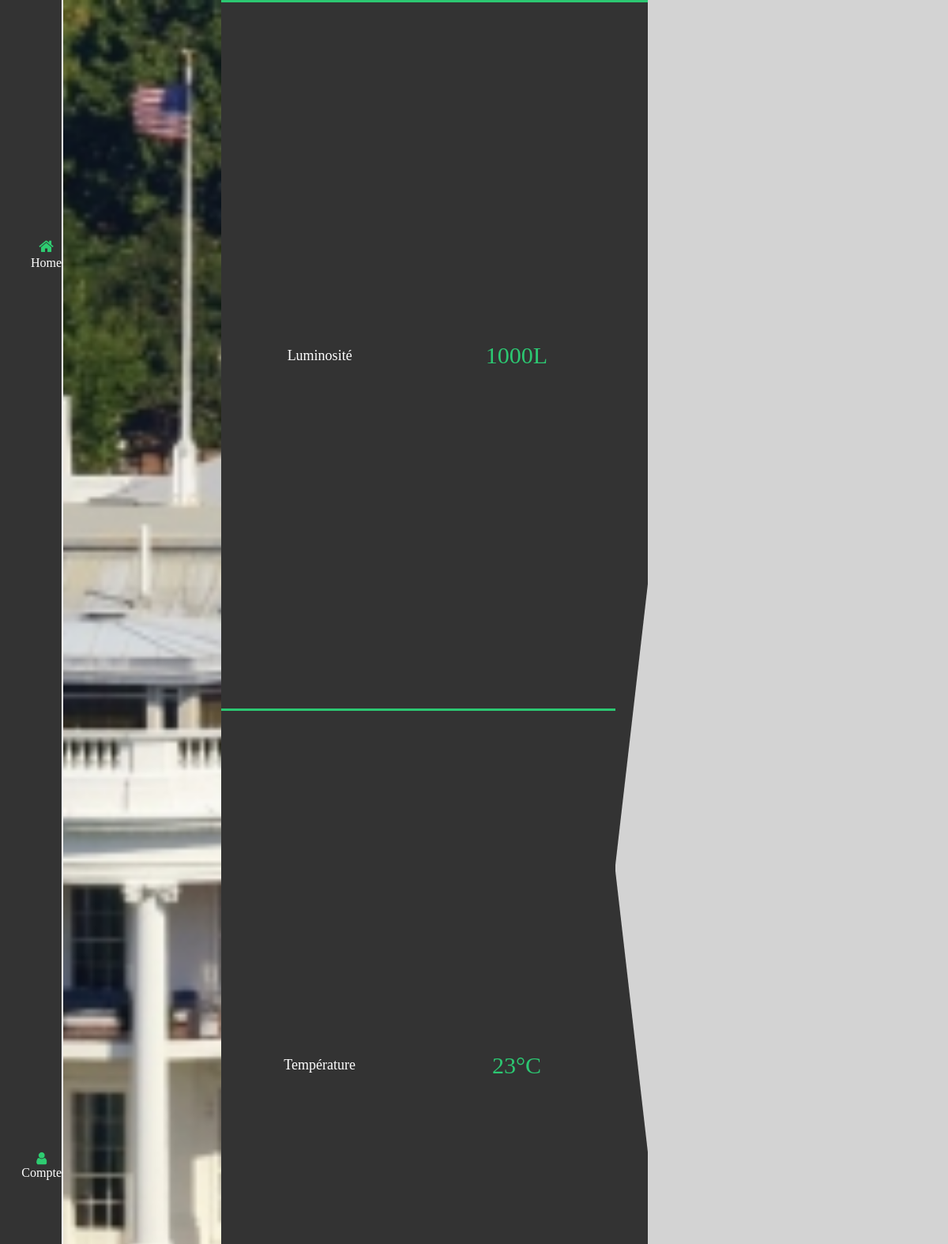
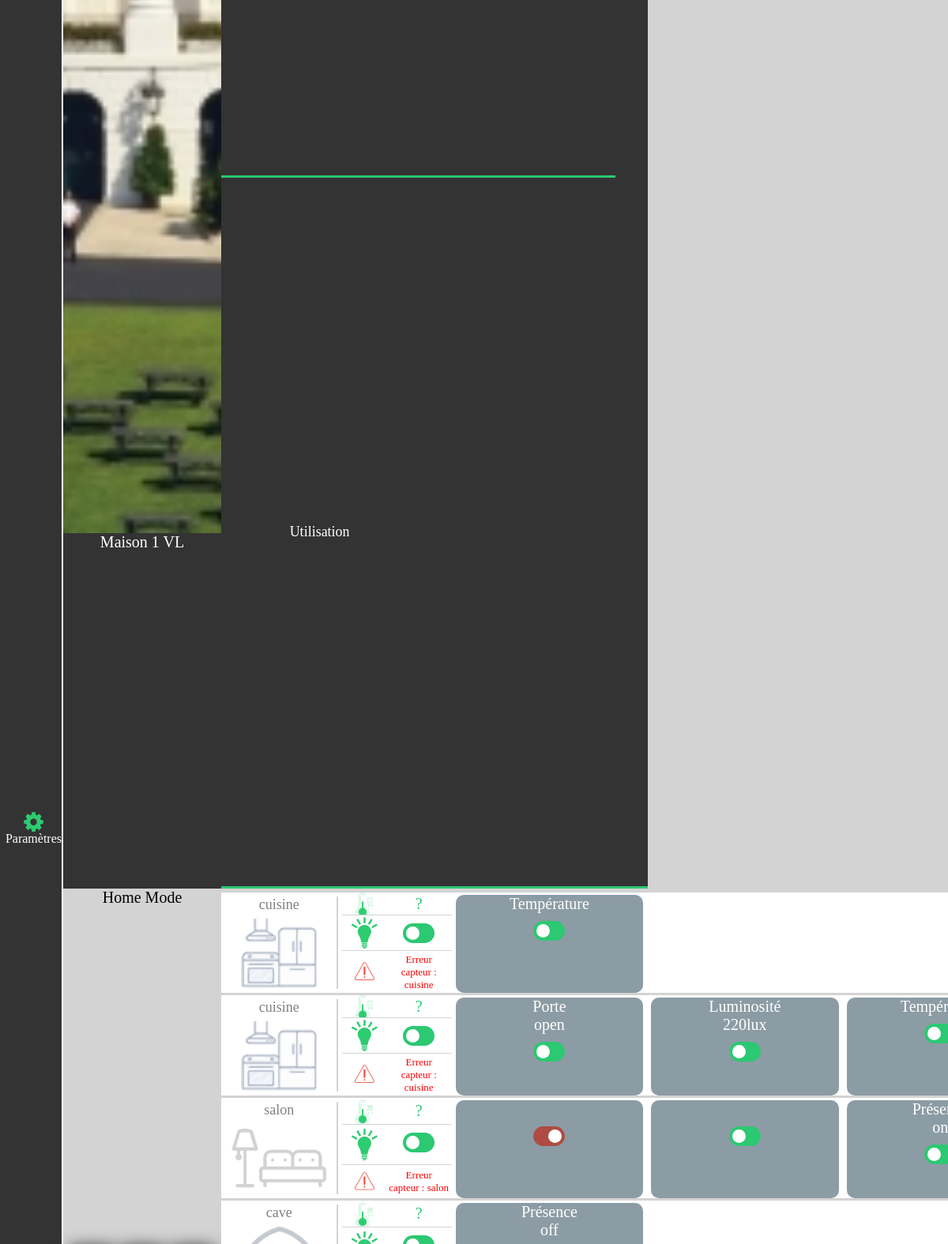
/dashboard_maison.php?id=7 (upper part), run on the app's committed database (2 pictures, top to bottom).
### tables this page shows
CREATE TABLE IF NOT EXISTS `habitation` (
  `id` int(11) NOT NULL AUTO_INCREMENT,
  `pays` varchar(40) DEFAULT NULL,
  `ville` varchar(40) DEFAULT NULL,
  `code_postal` int(20) DEFAULT NULL,
  `adresse` text,
  `type` varchar(20) DEFAULT NULL,
  `nom` varchar(25) DEFAULT NULL,
  `surface` int(10) DEFAULT NULL,
  `mode` int(10) DEFAULT NULL,
  `id_user` int(20) NOT NULL,
  PRIMARY KEY (`id`)
);

CREATE TABLE IF NOT EXISTS `pieces` (
  `id` int(20) NOT NULL AUTO_INCREMENT,
  `type` varchar(30) NOT NULL,
  `nom` varchar(16) NOT NULL,
  `surface` int(10) NOT NULL,
  `id_user` int(20) NOT NULL,
  `id_habitation` int(20) NOT NULL,
  PRIMARY KEY (`id`)
);

CREATE TABLE IF NOT EXISTS `capteurs` (
  `id` int(11) NOT NULL AUTO_INCREMENT,
  `timestamp` datetime(6) DEFAULT NULL,
  `id_user` int(10) DEFAULT NULL,
  `id_habitation` int(10) DEFAULT NULL,
  `id_piece` int(10) DEFAULT NULL,
  `type` varchar(30) DEFAULT NULL,
  `nom` varchar(20) DEFAULT NULL,
  `etat` int(10) DEFAULT NULL,
  `id_capteur` varchar(30) DEFAULT NULL,
  `valeur` int(10) DEFAULT NULL,
  PRIMARY KEY (`id`)
);

### ajout_capteur.php (the view, shortened to what this page needs)
<link rel="stylesheet" href="ajout_capteur.css"/>
<?php
function ajout_capteur($capteur_actionneur,$id,$id_capteur)
{
    ?>
    <div class="capteur">
        <?php
            if ($capteur_actionneur=="luminosite"){
                echo "Luminosité";
            }
            elseif ($capteur_actionneur=="temperature"){
                echo "Température";
            }
            elseif ($capteur_actionneur=="presence"){
                echo "Présence";
            }
            elseif ($capteur_actionneur=="humidite"){
                echo "Humidité";
            }
            elseif ($capteur_actionneur=="porte"){
                echo "Porte";
            }
        ?>
        <br/> <div class="result">
        <?php
        $connect = new PDO("mysql:host=localapp;dbname=virifocus","root", "");
        $connect->setAttribute(PDO::ATTR_ERRMODE, PDO::ERRMODE_EXCEPTION);
        $req = $connect->prepare('SELECT type_capteur, num_capteur, valeur, timestamp FROM trame_courante AS t1
                         WHERE timestamp = (SELECT MAX(timestamp) FROM trame_courante AS t2 WHERE t1.num_capteur = t2.num_capteur) GROUP BY num_capteur');
        $req->execute();
        while($recup = $req->fetch()) {
            $req = $connect->prepare("SELECT etat, valeur, id_capteur FROM capteurs WHERE id=? ");
            $req->execute(array($id_capteur));
            while ($donnees = $req->fetch()) {
                $etat = $donnees['etat'];
                if ($etat == 1 && $capteur_actionneur == "luminosite") {
                    echo "220lux";
                }
                if ($etat == 1 && $capteur_actionneur == "porte") {
                    echo "open";
                } elseif ($etat == 0 && $capteur_actionneur == "porte") {
                    echo "close";
                }
                if ($etat == 1 && $capteur_actionneur == "presence") {
                    echo "on";
                } elseif ($etat == 0 && $capteur_actionneur == "presence") {
                    echo "off";
                }
            }
        }
        ?>
        </div>
        <?php
            $boutton = 1;
            include ('boutton.php');
        ?>
    </div>
    <?php
    }
?>

### dashboard_maison.php (shortened to what this page needs)
<?php
try {
    $bdd = new PDO('mysql:host=localapp;dbname=virifocus;charset=utf8', 'root', '');
} catch (Exception $e) {
    die('Erreur : ' . $e->getMessage());
}
?>
<!DOCTYPE html>
<html>
<head>
<link rel="stylesheet" href="dashboard_maison.css" />
</head>
<body class="fond">
	<div id="site">
        <?php
        include "header.php";
        ?>
        <?php
        $id_habitation = $_SESSION['id_habitation'];
        ?>
          <div class="main1">
			<div class="photo_nom">
				<div class="photomaison"></div>
				<div class="nommaison">
                    <?php
                    $req = $bdd->prepare('SELECT nom FROM habitation WHERE id=?');
                    $req->execute(array(
                        $_GET['id']
                    ));
                    while ($donnees = $req->fetch()) {
                        echo $donnees["nom"];
                    }
                    ?>
                </div>
			</div>
			<div class="cadre_info_fixe">
				<div class="home_mode_titre">Home Mode</div>
                                <?php
                                $boutton = 2;
                                include "boutton.php";
                                ?>
			</div>
		</div>
		<div class="main2">
			<div class="informations">
				<div class="informations_valeur">
					<div id="eau" onclick="eau()">
						<div class="case31111">Luminosité</div>
						<div class="case31112">1000L</div>
					</div>
					<div id="temperature" onclick="temperature()">
						<div class="case31121">Température</div>
						<div class="case31122">23°C</div>
					</div>
					<div id="consommation" onclick="consommation()">
						<div class="case31131">Utilisation</div>
						<div class="case31132">
                        </div>
					</div>
				</div>
				<div class="informations_graphe">
					<div id="triangle1"></div>
				</div>
				<div class="fond_triangle">
                    <?php
                    require ('./views/graphics_ctlr/graphdashboard.php');
                    ?>
                </div>
			</div>
			<div class="control_pieces">
                        <?php
                        include_once "ajout_piece.php";
                        try {
                            $bdd = new PDO('mysql:host=localapp;dbname=virifocus;charset=utf8', 'root', '');
                        } catch (Exception $e) {
                            die('Erreur : ' . $e->getMessage());
                        }
                        $req = $bdd->prepare('SELECT type, id FROM pieces WHERE id_habitation= ? ');
                        $req->execute(array(
                            $id_habitation
                        ));
                        while ($donnees = $req->fetch()) {
                            $piece = $donnees['type'];
                            $id = $donnees['id'];
                            ajout_piece("$piece", "$id");
                        }
                        ?>
			</div>
		</div>
                <?php
                include "footer.php";
                ?>
        </div>
</body>
</html>

### boutton.php (shortened to what this page needs)
<link rel="stylesheet" href="boutton.css"/>
<?php
if ($boutton==1) {
    ?>
    <label class="switch">
            <?php
            $connect = new PDO("mysql:host=localapp;dbname=virifocus", "root", "");
            $connect->setAttribute(PDO::ATTR_ERRMODE, PDO::ERRMODE_EXCEPTION);
            $req = $connect->prepare("SELECT etat FROM capteurs WHERE id=? ");
            ?>
        <span class="slider"></span>
    </label>
    <?php
}
elseif ($boutton==2){
    ?>
    <label class="switch">
        <span class="slider"></span>
    </label>
    <?php
}

### ajout_piece.php
<link rel="stylesheet" href="ajout_piece.css"/>
<?php
function ajout_piece($piece,$id)
{
    ?>
        <?php
        try
        {
            $bdd = new PDO('mysql:host=localapp;dbname=virifocus;charset=utf8', 'root', '');
        }
        catch(Exception $e)
        {
            die('Erreur : '.$e->getMessage());
        }
        $req = $bdd->prepare('SELECT valeur FROM capteurs WHERE id_piece= ? ');
        $req->execute(array($id));
        while ($donnees = $req->fetch())
        {
            $valeur = $donnees['valeur'];
        }
        ?>
        <div class="type_piece">
            <div class="piece_titre_donnees">
                <div class="photo_<?php echo $piece ?>"><?php echo $piece ?></div>
                <div class ="donnees">
                    <div class="temp">
                        <div class="temp_img"></div>
                        <div class="temp_txt">
                            <?php
                            if (isset($valeur)==false) {echo "?";}
                            elseif (isset($valeur)==true) {echo "$valeur" ;}
                            ?>
                        </div>
                    </div>
                    <div class="lum">
                        <div class="lum_img"></div>
                        <div class="lum_txt">
                            <?php
                                $boutton = 2;
                                include 'boutton.php';
                            ?>
                        </div>
                    </div>
                    <div class="err">
                        <div class="err_img"></div>
                        <div class="err_txt">Erreur <br/>capteur : <?php echo $piece ?></div>
                    </div>
                </div>
            </div>
            <div class="cuisine_capteurs">
                <?php
                    include_once "ajout_capteur.php";
                    try
                    {
                        $bdd = new PDO('mysql:host=localapp;dbname=virifocus;charset=utf8', 'root', '');
                    }
                    catch(Exception $e)
                    {
                        die('Erreur : '.$e->getMessage());
                    }
                    $req = $bdd->prepare('SELECT id, type FROM capteurs WHERE id_piece= ? ');
                    $req->execute(array($id));
                    while ($donnees = $req->fetch())
                    {
                        $type = $donnees['type'];
                        $id_capteur = $donnees['id'];
                        ajout_capteur("$type","$id","$id_capteur");
                    }
                ?>
            </div>
        </div>
        <?php
    }
?>

### dashboard_maison.css (style rules this page uses)
body { padding:0; margin:0; width:auto; }
#site { display: grid; grid-template-columns: 2fr 5fr 23fr; grid-template-rows:100vh; overflow:hidden; font-family: Segoe UI Light, Georgia; text-decoration:none; transition: 0.5s; }
.main1 { grid-row: 1; display: grid; grid-template-rows:30vh 70vh; }
.photo_nom { background-color: white; grid-row: 1; display: grid; grid-auto-rows: 2.5vh; }
.photomaison { background-image:url("image/maison.png"); background-size: cover; background-position: center; grid-row: 1/11 }
.nommaison { background-color: #333333; grid-row: 11/13; font-size: 20px; text-align: center; color :white; }
.cadre_info_fixe { grid-row: 2; display: grid; grid-gap:1vh; grid-template-rows:4vh 8vh 4vh 10vh 8vh 20vh; background-color: lightgrey; text-align: center; color:black; }
.home_mode_titre { grid-row:1; font-size: 20px; }
.main2 { overflow: auto; grid-row: 1; display: grid; grid-auto-rows:30vh; }
.informations { grid-row: 1/2; display: grid; grid-template-columns: 12fr 1fr 12fr; background-color: #333333; }
.informations_valeur { display: grid; grid-auto-rows: 10vh; background-color: #333333; font-size: 18px; }
#eau { border-bottom: #2cc872 solid 3px; display: grid; grid-template-columns: 1fr 1fr; text-align: center; transition: 0.3s; border-top: #2cc872 solid 3px; cursor: pointer; }
.case31111 { align-items: center; display: flex; justify-content: center; color:white; background-image: url("image/eau.png"); background-size: cover; background-position: center; }
.case31112 { color:#2cc872; font-size: 30px; align-items: center; display: flex; justify-content: center; }
#temperature { border-bottom: #2cc872 solid 3px; display: grid; grid-template-columns: 1fr 1fr; text-align: center; transition: 0.3s; cursor: pointer; }
.case31121 { color:white; align-items: center; display: flex; justify-content: center; background-image: url("image/temperature.png"); background-size: cover; background-position: center; }
.case31122 { color:#2cc872; font-size: 30px; align-items: center; display: flex; justify-content: center; }
#consommation { display: grid; grid-template-columns: 1fr 1fr; text-align: center; transition: 0.3s; border-bottom: #2cc872 solid 3px; cursor: pointer; }
.case31131 { color:white; align-items: center; display: flex; justify-content: center; background-image: url("image/energie.png"); background-size: cover; background-position: center; }
.case31132 { color:#2cc872; font-size: 30px; align-items: center; display: flex; justify-content: center; }
.informations_graphe { display: grid; grid-auto-rows: 8vh; border-top: #2cc872 solid 3px; border-bottom: #2cc872 solid 3px; }
#triangle1 { grid-row: 2/3; top: 16px; background-color: lightgrey ; clip-path: polygon(0 50%, 100% 0, 100% 100%); transition: 10s; position: relative; animation: onmove 3s infinite linear forwards; position: relative; }
.fond_triangle { background-color: lightgrey; }
.control_pieces { grid-row: 2/20; display: grid; background-color: white; grid-auto-rows: 130px; color:#2cc872; font-size: 25px; border-top: lightgrey solid 5px; border-bottom: lightgrey solid 3px; }

### boutton.css (style rules this page uses)
.switch { position: relative; display: inline-block; align-items: center; justify-content: center; width: 40px; height: 25px; margin-top: 10px; }
.slider { position: absolute; cursor: pointer; top: 0; left: 0; right: 0; bottom: 0; background-color: #2cc872; -webkit-transition: .4s; transition: .4s; }
.slider:before { position: absolute; content: ""; height: 17px; width: 17px; left: 4px; bottom: 4px; background-color: white; -webkit-transition: .4s; transition: .4s; }
input:checked + .slider { background-color: #ae4c43; }
input:checked + .slider:before { transform: translateX(15px); }
.slider { border-radius: 34px; }
.slider:before { border-radius: 50%; }

### ajout_capteur.css (style rules this page uses)
.capteur { background-color: #8c9ca4; border-radius: 10px; min-width: 32%; margin-right: 10px; text-align: center; font-size: 20px; }

### data on the page
habitation: nom "Maison 1 VL"
pieces: type "cuisine"
capteurs: type "Température"
pieces: type "cuisine"
capteurs: type "Porte", etat "open"
capteurs: type "Luminosité", etat "220lux"
capteurs: type "Température"
pieces: shows a picture, type "salon"
capteurs: type "Présence", etat "on"
pieces: shows a picture, type "cave"
capteurs: type "Présence", etat "off"
